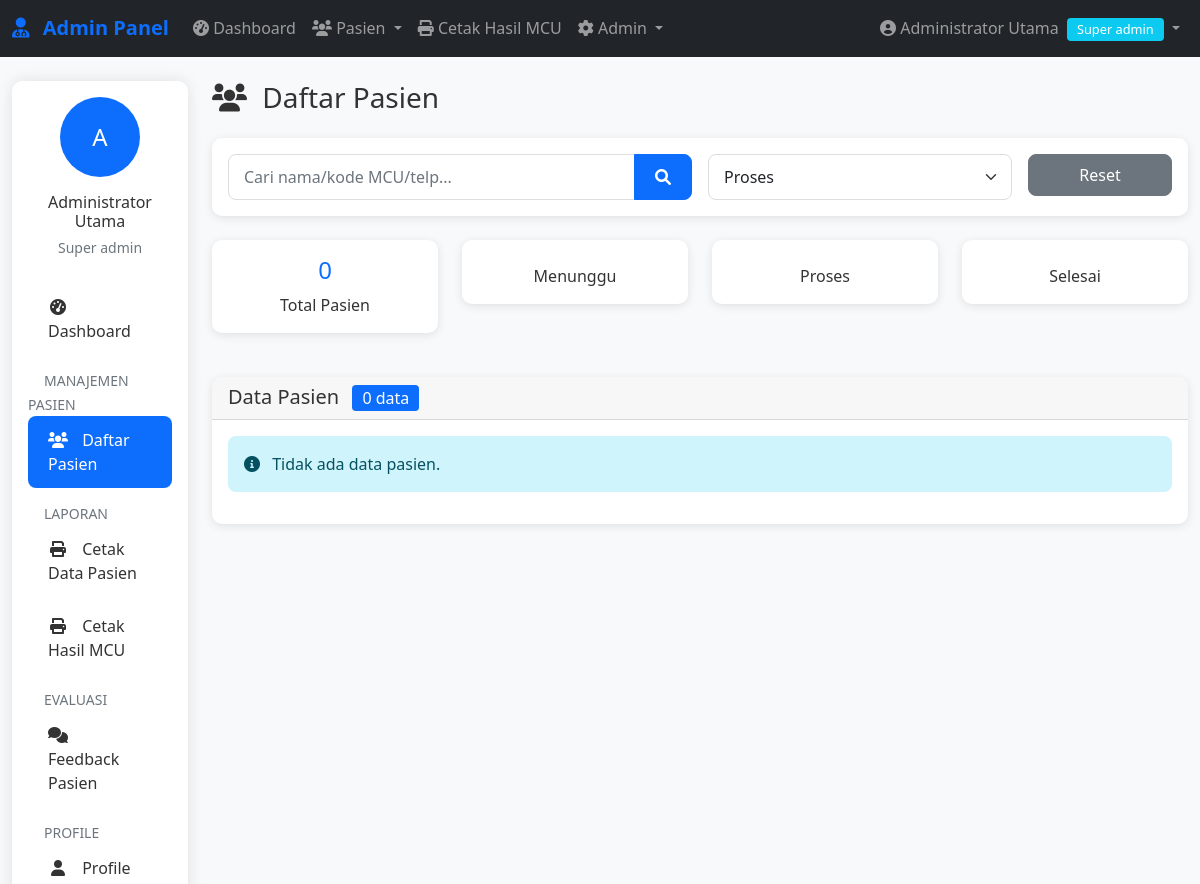
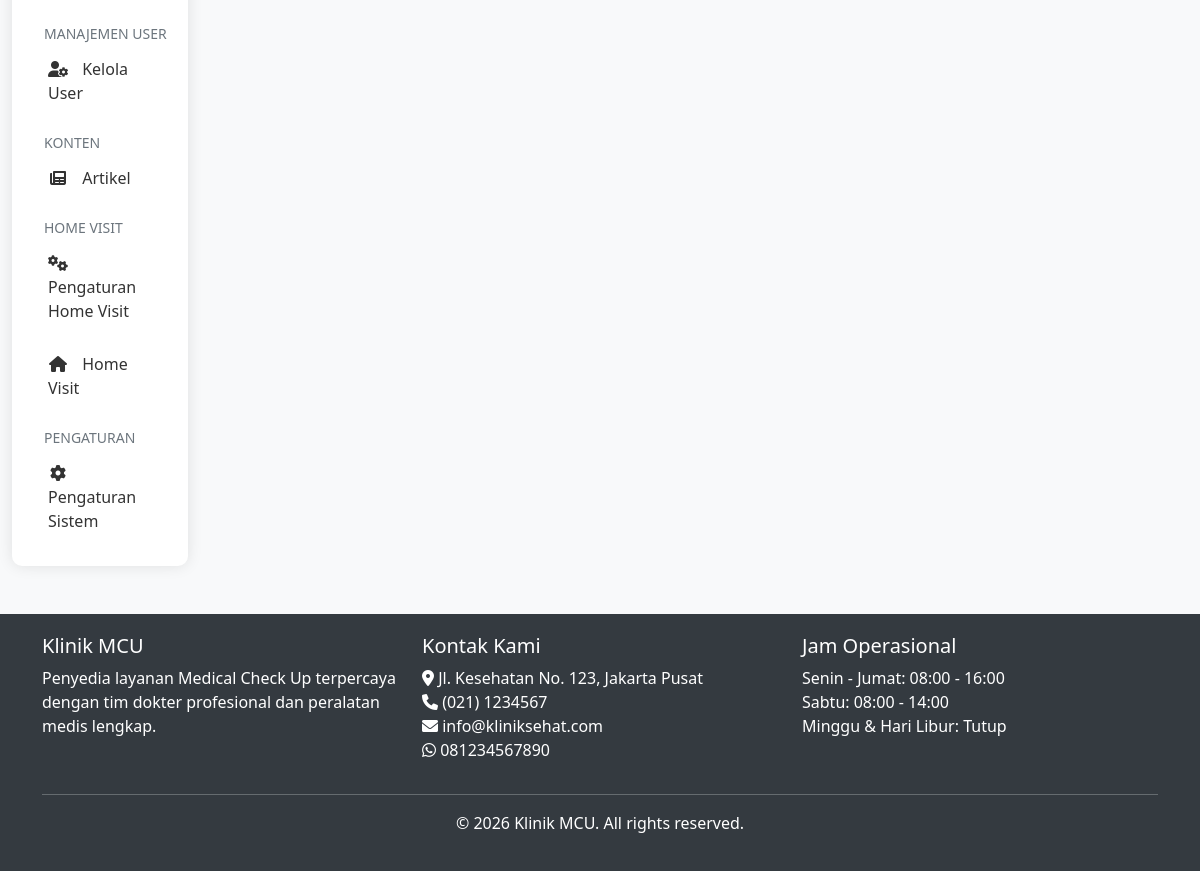
Page /admin/pasien/list.php?filter=proses (signed in) on the earlier database version (2 pictures, top to bottom).
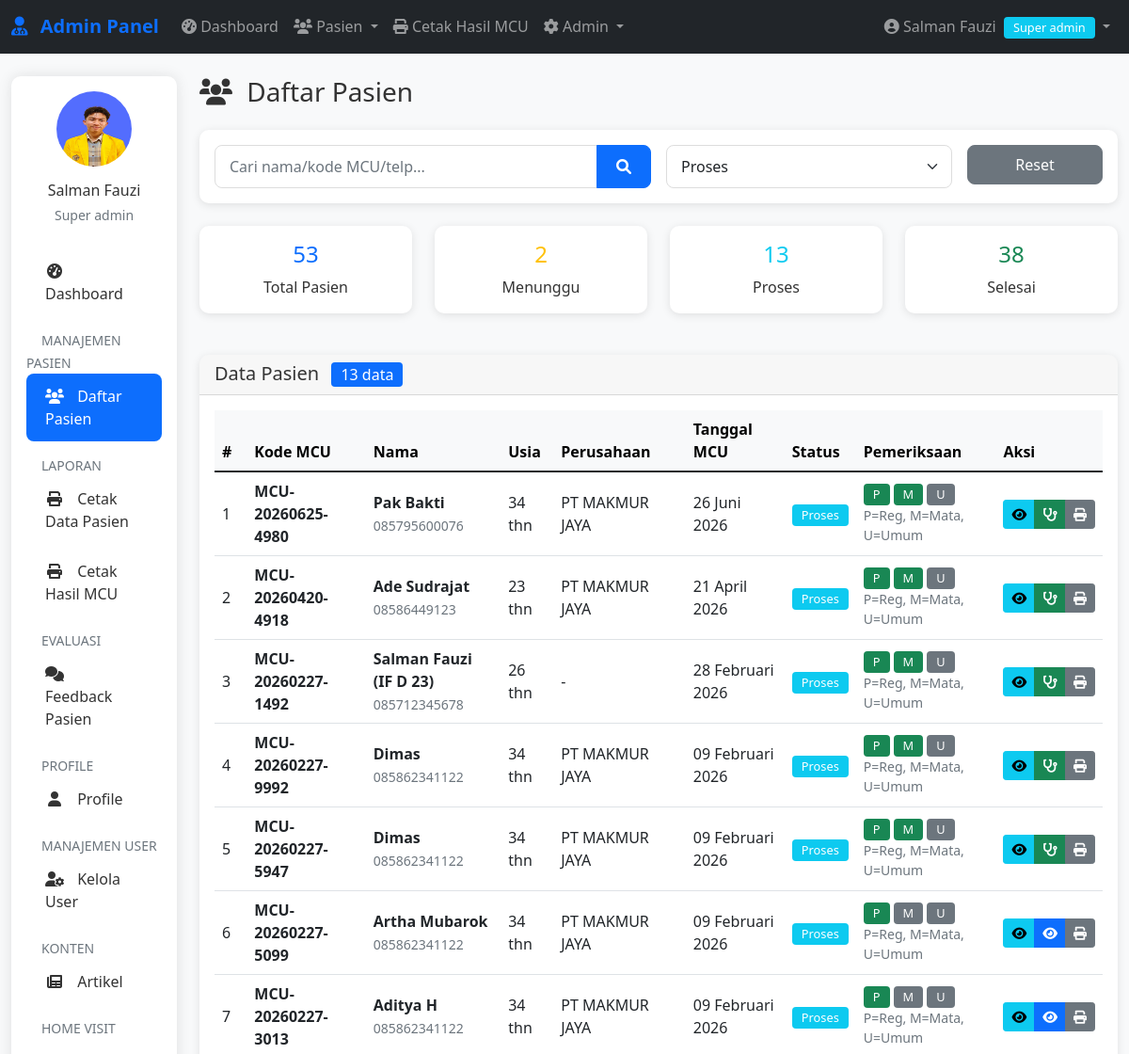
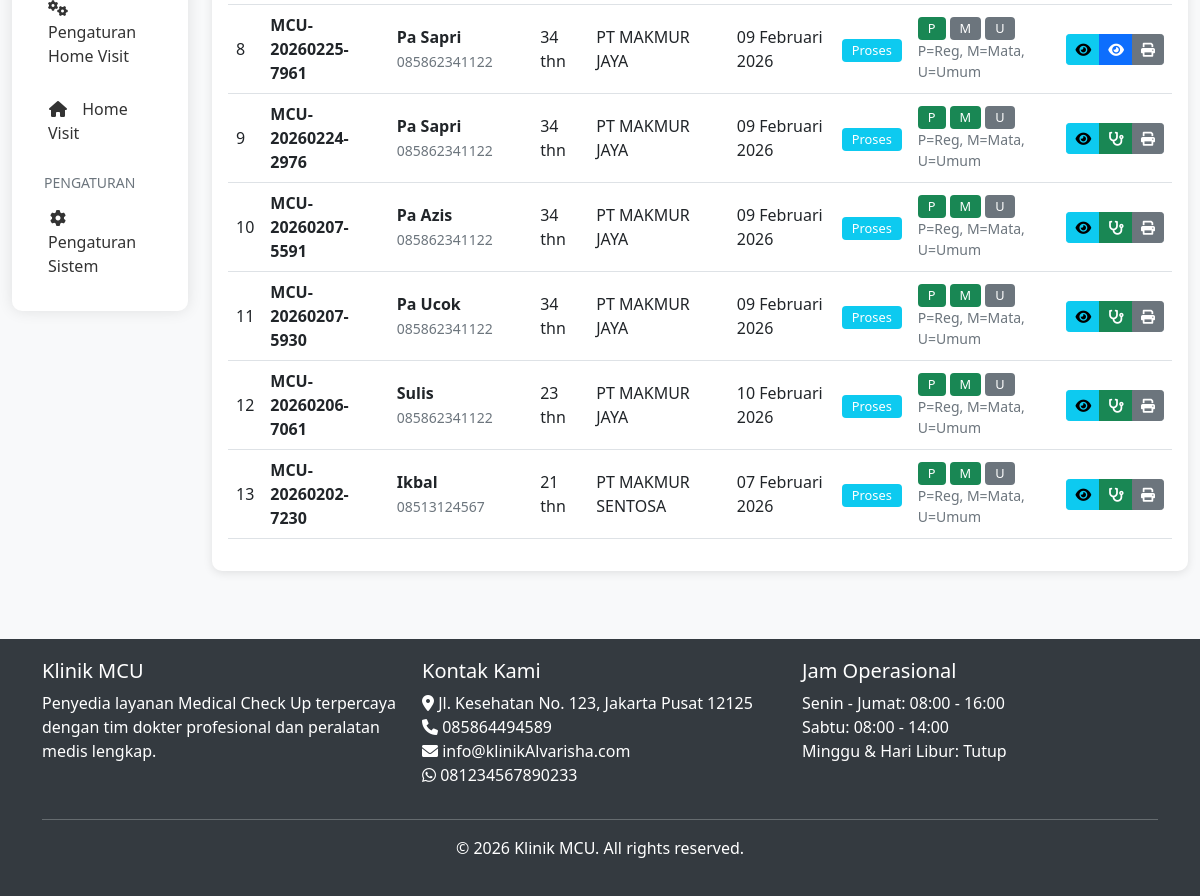
Same page on the later database version (2 pictures, top to bottom).
### tables this page shows
CREATE TABLE `pengaturan` (
  `id` int(11) NOT NULL,
  `nama_klinik` varchar(100) DEFAULT NULL,
  `alamat` text DEFAULT NULL,
  `telepon` varchar(20) DEFAULT NULL,
  `email` varchar(100) DEFAULT NULL,
  `whatsapp` varchar(20) DEFAULT NULL,
  `logo` varchar(255) DEFAULT NULL,
  `tentang` text DEFAULT NULL,
  `created_at` timestamp NOT NULL DEFAULT current_timestamp(),
  `hero_image` varchar(255) DEFAULT NULL
);

CREATE TABLE `pasien` (
  `id` int(11) NOT NULL,
  `kode_mcu` varchar(20) DEFAULT NULL,
  `nama` varchar(100) NOT NULL,
  `jenis_kelamin` enum('L','P') DEFAULT NULL,
  `tempat_lahir` varchar(50) DEFAULT NULL,
  `tanggal_lahir` date DEFAULT NULL,
  `usia` int(11) DEFAULT NULL,
  `alamat` text DEFAULT NULL,
  `pendidikan` varchar(50) DEFAULT NULL,
  `agama` varchar(20) DEFAULT NULL,
  `golongan_darah` varchar(3) DEFAULT NULL,
  `no_telp` varchar(20) DEFAULT NULL,
  `email` varchar(100) DEFAULT NULL,
  `perusahaan` varchar(100) DEFAULT NULL,
  `posisi_pekerjaan` varchar(100) DEFAULT NULL,
  `tanggal_mcu` date DEFAULT NULL,
  `status_pendaftaran` enum('menunggu','proses','selesai') DEFAULT 'menunggu',
  `created_at` timestamp NOT NULL DEFAULT current_timestamp(),
  `deleted_at` datetime DEFAULT NULL
);

### includes/auth.php (called while the page is built, shortened)
<?php
function hasRole($role)
{
    if ($_SESSION['role'] == 'super_admin') return true;
    return $_SESSION['role'] == $role;
}
function canExamine($role)
{
    if ($_SESSION['role'] == 'super_admin') return true;
    return false;
}

### admin/pasien/list.php (the view, shortened to what the changed rows need)
<?php
require_once __DIR__ . '/../../includes/auth.php';
require_once __DIR__ . '/../../includes/functions.php';
$filter = isset($_GET['filter']) ? $_GET['filter'] : 'all';
$where = "1=1";
if ($filter != 'all') {
    $where .= " AND p.status_pendaftaran = '$filter'";
}
$limit = 20;
$page = isset($_GET['page']) ? (int)$_GET['page'] : 1;
$offset = ($page - 1) * $limit;
$total_query = "SELECT COUNT(*) as total FROM pasien p WHERE $where";
$total_result = mysqli_query($conn, $total_query);
$total_row = mysqli_fetch_assoc($total_result);
$total_records = $total_row['total'];
$query = "SELECT p.*,
          (SELECT COUNT(*) FROM pemeriksaan WHERE pasien_id = p.id AND pemeriksa_role = 'pendaftaran') as cek_pendaftaran,
          (SELECT COUNT(*) FROM pemeriksaan WHERE pasien_id = p.id AND pemeriksa_role = 'dokter_mata') as cek_mata,
          (SELECT COUNT(*) FROM pemeriksaan WHERE pasien_id = p.id AND pemeriksa_role = 'dokter_umum') as cek_umum
          FROM pasien p
          WHERE $where
          ORDER BY p.created_at DESC
          LIMIT $limit OFFSET $offset";
$result = mysqli_query($conn, $query);
$stats_query = "SELECT
                COUNT(*) as total,
                SUM(CASE WHEN status_pendaftaran = 'menunggu' THEN 1 ELSE 0 END) as menunggu,
                SUM(CASE WHEN status_pendaftaran = 'proses' THEN 1 ELSE 0 END) as proses,
                SUM(CASE WHEN status_pendaftaran = 'selesai' THEN 1 ELSE 0 END) as selesai
                FROM pasien";
$stats_result = mysqli_query($conn, $stats_query);
$stats = mysqli_fetch_assoc($stats_result);
?>
<?php include '../../includes/admin-header.php'; ?>
<?php include '../includes/admin-nav.php'; ?>
<div class="container-fluid mt-4">
    <div class="row">
        <div class="col-lg-2">
            <?php include '../includes/admin-sidebar.php'; ?>
        </div>
        <div class="col-lg-10">
            <div class="d-flex justify-content-between align-items-center mb-4">
                <h1 class="h3 mb-0">
                    <i class="fas fa-users me-2"></i> Daftar Pasien
                </h1>
            </div>
            <div class="row mb-4">
                <div class="col-md-3">
                    <div class="card border-primary">
                        <div class="card-body text-center">
                            <h4 class="card-title text-primary"><?php echo $stats['total']; ?></h4>
                            <p class="card-text">Total Pasien</p>
                        </div>
                    </div>
                </div>
                <div class="col-md-3">
                    <div class="card border-warning">
                        <div class="card-body text-center">
                            <h4 class="card-title text-warning"><?php echo $stats['menunggu']; ?></h4>
                            <p class="card-text">Menunggu</p>
                        </div>
                    </div>
                </div>
                <div class="col-md-3">
                    <div class="card border-info">
                        <div class="card-body text-center">
                            <h4 class="card-title text-info"><?php echo $stats['proses']; ?></h4>
                            <p class="card-text">Proses</p>
                        </div>
                    </div>
                </div>
                <div class="col-md-3">
                    <div class="card border-success">
                        <div class="card-body text-center">
                            <h4 class="card-title text-success"><?php echo $stats['selesai']; ?></h4>
                            <p class="card-text">Selesai</p>
                        </div>
                    </div>
                </div>
            </div>
            <div class="card">
                <div class="card-header">
                    <h5 class="mb-0">
                        Data Pasien
                        <span class="badge bg-primary ms-2"><?php echo $total_records; ?> data</span>
                    </h5>
                </div>
                <div class="card-body">
                    <?php if (mysqli_num_rows($result) > 0): ?>
                        <div class="table-responsive">
                            <table class="table table-hover">
                                <thead class="table-light">
                                    <tr>
                                        <th>#</th>
                                        <th>Kode MCU</th>
                                        <th>Nama</th>
                                        <th>Usia</th>
                                        <th>Perusahaan</th>
                                        <th>Tanggal MCU</th>
                                        <th>Status</th>
                                        <th>Pemeriksaan</th>
                                        <th>Aksi</th>
                                    </tr>
                                </thead>
                                <tbody>
                                    <?php $no = $offset + 1; ?>
                                    <?php while ($patient = mysqli_fetch_assoc($result)): ?>
                                        <tr>
                                            <td><?php echo $no++; ?></td>
                                            <td>
                                                <strong><?php echo $patient['kode_mcu']; ?></strong>
                                            </td>
                                            <td>
                                                <div class="fw-bold"><?php echo htmlspecialchars($patient['nama']); ?></div>
                                                <small class="text-muted"><?php echo $patient['no_telp']; ?></small>
                                            </td>
                                            <td><?php echo $patient['usia']; ?> thn</td>
                                            <td><?php echo $patient['perusahaan'] ?: '-'; ?></td>
                                            <td><?php echo formatDateIndo($patient['tanggal_mcu']); ?></td>
                                            <td><?php echo getStatusBadge($patient['status_pendaftaran']); ?></td>
                                            <td>
                                                <div class="d-flex gap-1">
                                                    <span class="badge <?php echo $patient['cek_pendaftaran'] ? 'bg-success' : 'bg-secondary'; ?>">
                                                        P
                                                    </span>
                                                    <span class="badge <?php echo $patient['cek_mata'] ? 'bg-success' : 'bg-secondary'; ?>">
                                                        M
                                                    </span>
                                                    <span class="badge <?php echo $patient['cek_umum'] ? 'bg-success' : 'bg-secondary'; ?>">
                                                        U
                                                    </span>
                                                </div>
                                                <small class="d-block text-muted">P=Reg, M=Mata, U=Umum</small>
                                            </td>
                                            <td>
                                                <div class="btn-group btn-group-sm">
                                                    <a href="<?php echo ADMIN_URL; ?>/pasien/detail.php?id=<?php echo $patient['id']; ?>"
                                                        class="btn btn-info"
                                                        title="Detail">
                                                        <i class="fas fa-eye"></i>
                                                    </a>
                                                    <?php if (canExamine('dokter_mata')): ?>
                                                        <?php if ($patient['cek_pendaftaran'] && !$patient['cek_mata']): ?>
                                                            <a href="<?php echo ADMIN_URL; ?>/pasien/pemeriksaan.php?role=dokter_mata&id=<?php echo $patient['id']; ?>"
                                                                class="btn btn-primary"
                                                                title="Pemeriksaan Mata">
                                                                <i class="fas fa-eye"></i>
                                                            </a>
                                                        <?php endif; ?>
                                                    <?php endif; ?>
                                                    <?php if (canExamine('dokter_umum')): ?>
                                                        <?php if ($patient['cek_mata'] && !$patient['cek_umum']): ?>
                                                            <a href="<?php echo ADMIN_URL; ?>/pasien/pemeriksaan.php?role=dokter_umum&id=<?php echo $patient['id']; ?>"
                                                                class="btn btn-success"
                                                                title="Pemeriksaan Umum">
                                                                <i class="fas fa-stethoscope"></i>
                                                            </a>
                                                        <?php endif; ?>
                                                    <?php endif; ?>
                                                    <?php if ($can_access_reports): ?>
                                                        <a href="<?php echo ADMIN_URL; ?>/laporan/cetak-hasil.php?id=<?php echo $patient['id']; ?>"
                                                            target="_blank"
                                                            class="btn btn-secondary"
                                                            title="Cetak Hasil">
                                                            <i class="fas fa-print"></i>
                                                        </a>
                                                    <?php endif; ?>
                                                </div>
                                            </td>
                                        </tr>
                                    <?php endwhile; ?>
                                </tbody>
                            </table>
                        </div>
                    <?php else: ?>
                        <div class="alert alert-info">
                            <i class="fas fa-info-circle me-2"></i> Tidak ada data pasien.
                        </div>
                    <?php endif; ?>
                </div>
            </div>
        </div>
    </div>
</div>
<?php include '../../includes/admin-footer.php'; ?>

### admin/includes/admin-nav.php (shortened to what the changed rows need)
<nav class="navbar navbar-expand-lg navbar-dark bg-dark">
    <div class="container-fluid">
        <div class="collapse navbar-collapse" id="adminNav">
            <ul class="navbar-nav">
                <li class="nav-item dropdown">
                    <a class="nav-link dropdown-toggle" href="#" id="userDropdown" role="button" data-bs-toggle="dropdown">
                        <i class="fas fa-user-circle"></i> <?php echo $_SESSION['nama_lengkap']; ?>
                        <span class="badge bg-info ms-1"><?php echo ucfirst(str_replace('_', ' ', $_SESSION['role'])); ?></span>
                    </a>
                </li>
            </ul>
        </div>
    </div>
</nav>

### admin/includes/admin-sidebar.php (shortened to what the changed rows need)
<?php
$can_access_reports = hasRole('pendaftaran');
?>
<div class="sidebar">
    <div class="p-3">
        <div class="text-center mb-4">
            <div class="mb-3">
                <?php if (!empty($_SESSION['foto'])): ?>
                    <img src="<?php echo ASSETS_URL . '/' . $_SESSION['foto']; ?>"
                        class="rounded-circle"
                        alt="<?php echo $_SESSION['nama_lengkap']; ?>"
                        width="80" height="80">
                <?php else: ?>
                    <div class="rounded-circle bg-primary d-flex align-items-center justify-content-center"
                        style="width: 80px; height: 80px; margin: 0 auto;">
                        <span class="text-white fs-4">
                            <?php echo strtoupper(substr($_SESSION['nama_lengkap'], 0, 1)); ?>
                        </span>
                    </div>
                <?php endif; ?>
            </div>
            <h6 class="mb-1"><?php echo $_SESSION['nama_lengkap']; ?></h6>
            <small class="text-muted"><?php echo ucfirst(str_replace('_', ' ', $_SESSION['role'])); ?></small>
        </div>
    </div>
</div>

### includes/admin-footer.php (shortened to what the changed rows need)
</div>
</div>
<footer class="mt-5">
    <div class="container">
        <div class="row">
            <div class="col-md-4">
                <ul class="list-unstyled">
                    <li><i class="fas fa-map-marker-alt"></i> <?php echo getSetting('alamat'); ?></li>
                    <li><i class="fas fa-phone"></i> <?php echo getSetting('telepon'); ?></li>
                    <li><i class="fas fa-envelope"></i> <?php echo getSetting('email'); ?></li>
                    <li><i class="fab fa-whatsapp"></i> <?php echo getSetting('whatsapp'); ?></li>
                </ul>
            </div>
        </div>
    </div>
</footer>
</body>
</html>

### includes/functions.php (shortened to what the changed rows need)
<?php
require_once __DIR__ . '/../config/database.php';
function formatDateIndo($date, $with_time = false)
{
    $months = array(
        1 => 'Januari',
        'Februari',
        'Maret',
        'April',
        'Mei',
        'Juni',
        'Juli',
        'Agustus',
        'September',
        'Oktober',
        'November',
        'Desember'
    );
    $timestamp = strtotime($date);
    $day = date('d', $timestamp);
    $month = $months[date('n', $timestamp)];
    $year = date('Y', $timestamp);
    $formatted = $day . ' ' . $month . ' ' . $year;
    return $formatted;
}
function getSetting($key)
{
    global $conn;
    $query = "SELECT $key FROM pengaturan LIMIT 1";
    $result = mysqli_query($conn, $query);
    $row = mysqli_fetch_assoc($result);
    return $row[$key] ?? '';
}
function getStatusBadge($status)
{
    switch ($status) {
        case 'proses':
            return '<span class="badge bg-info">Proses</span>';
    }
}

Differences in the rows shown:
added pasien: kode_mcu "MCU-20260625-4980", nama "Pak Bakti", no_telp "085795600076", usia "34", perusahaan "PT MAKMUR JAYA", tanggal_mcu "26 Juni 2026", status_pendaftaran "Proses"
added pasien: kode_mcu "MCU-20260420-4918", nama "Ade Sudrajat", no_telp "08586449123", usia "23", perusahaan "PT MAKMUR JAYA", tanggal_mcu "21 April 2026", status_pendaftaran "Proses"
added pasien: kode_mcu "MCU-20260227-1492", nama "Salman Fauzi (IF D 23)", no_telp "085712345678", usia "26", perusahaan "-", tanggal_mcu "28 Februari 2026", status_pendaftaran "Proses"
added pasien: kode_mcu "MCU-20260227-9992", nama "Dimas", no_telp "085862341122", usia "34", perusahaan "PT MAKMUR JAYA", tanggal_mcu "09 Februari 2026", status_pendaftaran "Proses"
added pasien: kode_mcu "MCU-20260227-5947", nama "Dimas", no_telp "085862341122", usia "34", perusahaan "PT MAKMUR JAYA", tanggal_mcu "09 Februari 2026", status_pendaftaran "Proses"
added pasien: kode_mcu "MCU-20260227-5099", nama "Artha Mubarok", no_telp "085862341122", usia "34", perusahaan "PT MAKMUR JAYA", tanggal_mcu "09 Februari 2026", status_pendaftaran "Proses"
added pasien: kode_mcu "MCU-20260227-3013", nama "Aditya H", no_telp "085862341122", usia "34", perusahaan "PT MAKMUR JAYA", tanggal_mcu "09 Februari 2026", status_pendaftaran "Proses"
added pasien: kode_mcu "MCU-20260225-7961", nama "Pa Sapri", no_telp "085862341122", usia "34", perusahaan "PT MAKMUR JAYA", tanggal_mcu "09 Februari 2026", status_pendaftaran "Proses"
added pasien: kode_mcu "MCU-20260224-2976", nama "Pa Sapri", no_telp "085862341122", usia "34", perusahaan "PT MAKMUR JAYA", tanggal_mcu "09 Februari 2026", status_pendaftaran "Proses"
added pasien: kode_mcu "MCU-20260207-5591", nama "Pa Azis", no_telp "085862341122", usia "34", perusahaan "PT MAKMUR JAYA", tanggal_mcu "09 Februari 2026", status_pendaftaran "Proses"
added pasien: kode_mcu "MCU-20260207-5930", nama "Pa Ucok", no_telp "085862341122", usia "34", perusahaan "PT MAKMUR JAYA", tanggal_mcu "09 Februari 2026", status_pendaftaran "Proses"
added pasien: kode_mcu "MCU-20260206-7061", nama "Sulis", no_telp "085862341122", usia "23", perusahaan "PT MAKMUR JAYA", tanggal_mcu "10 Februari 2026", status_pendaftaran "Proses"
added pasien: kode_mcu "MCU-20260202-7230", nama "Ikbal", no_telp "08513124567", usia "21", perusahaan "PT MAKMUR SENTOSA", tanggal_mcu "07 Februari 2026", status_pendaftaran "Proses"
changed pengaturan: alamat "Jl. Kesehatan No. 123, Jakarta Pusat" → "Jl. Kesehatan No. 123, Jakarta Pusat 12125"; telepon "(021) 1234567" → "085864494589"; email "info@kliniksehat.com" → "info@klinikAlvarisha.com"; whatsapp "081234567890" → "081234567890233"
Other differences:
$_SESSION['nama_lengkap']: "Administrator Utama" → "Salman Fauzi"
$stats['total']: "0" → "53"
$stats['menunggu']: (not shown) → "2"
$stats['proses']: (not shown) → "13"
$stats['selesai']: (not shown) → "38"
$total_records: "0" → "13"
substr($_SESSION['nama_lengkap'], 0, 1): "A" → (not shown)
text no longer shown: "Tidak ada data pasien."
text now shown: "# Kode MCU Nama Usia Perusahaan Tanggal MCU Status Pemeriksaan Aksi"
